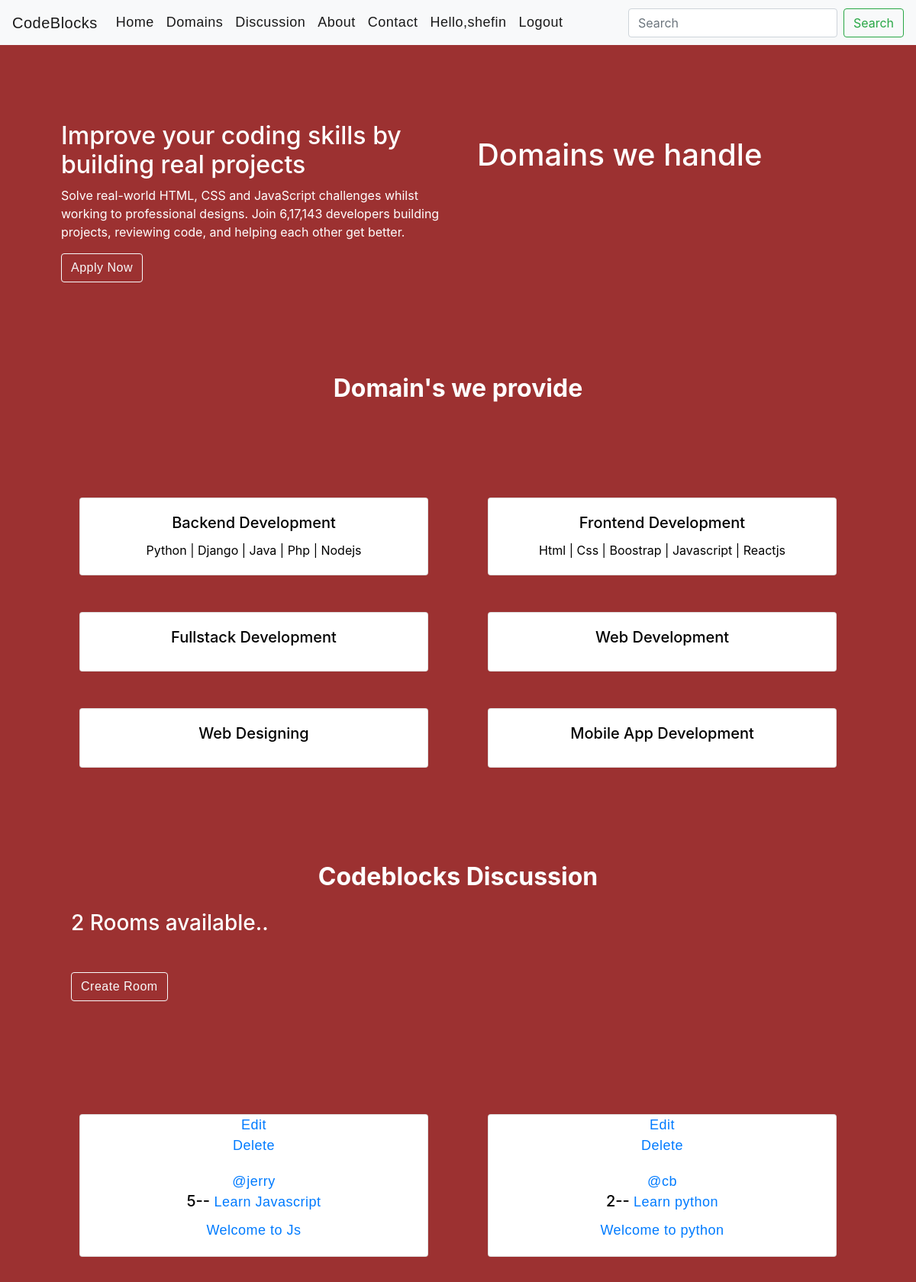
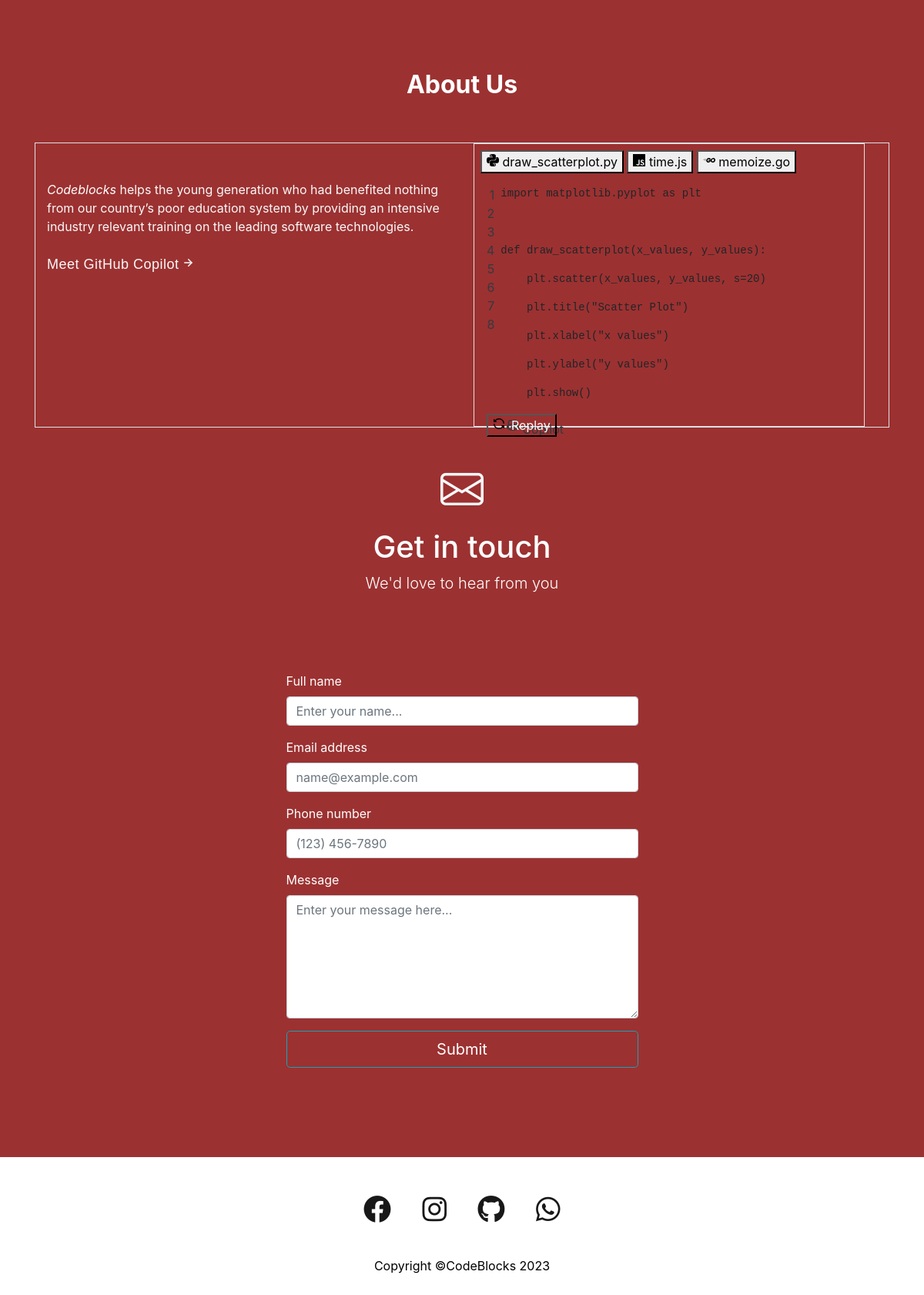
Screenshot of / (signed in) with the database file from the repository (2 pictures, top to bottom).
### cbapp/models.py (models this page shows, shortened)
class Domain(models.Model):
    d_name = models.CharField(max_length=200)
    d_desc = models.TextField(null=True,blank=True)

class Room(models.Model):
    host = models.ForeignKey(User,on_delete=models.SET_NULL,null=True)
    topic = models.ForeignKey(Topic,on_delete=models.SET_NULL,null=True)
    name = models.CharField(max_length=200)
    desc = models.TextField(null=True , blank=True)
    participants = models.ManyToManyField(User,related_name='participants', blank=True)
    updated = models.DateTimeField(auto_now=True)
    created = models.DateTimeField(auto_now_add=True)
    class Meta:
        ordering=['-updated' , '-created']

### cbapp/views.py (the view)
# urls.py: path('',views.home,name='home'),
def home(request):
    domain = Domain.objects.all()
    rooms=Room.objects.all()
    topics=Topic.objects.all()
    room_count = rooms.count()
    context={'rooms':rooms,'topics':topics,'room_count':room_count,'domain':domain}
    return render(request,"cbapp/home.html",context)

### cbapp/templates/cbapp/home.html (shortened to what this page needs)
{% extends 'base.html' %}
{% block content %}
<div class="container">
    <div class="row" id="home-link">
        <div class="col-md-6">
            <h2>Improve your coding skills by building real projects</h2>
            <div>
                <p>Solve real-world HTML, CSS and JavaScript challenges whilst working to professional designs. Join 6,17,143 developers building projects, reviewing code, and helping each other get better.</p>
                <a id="apply-btn"  class="btn btn-outline-light" href="">Apply Now</a>
            </div>
        </div>
        <div class="col-md-6">
            <div class="domain-handle">
                <h1>Domains we handle</h1>
            </div>
        </div>
    </div>
</div>
<section>
    <div class="container" id="domains">
        <h2 class="text-center" style="margin-top:100px;"><strong>Domain's we provide</strong></h2>
        <div id="domaintext-color" class="row">
            {% for d in domain %}
            <div class="col-md-6">
                <div class="card text-center m-4">
                    <div class="card-body ">
                      <h5 class="card-title">{{d.d_name}}</h5>
                      <p class="card-text">{{d.d_desc}}</p>
                    </div>
                </div>
            </div>
            {% endfor %}
        </div>
</div>
<section class="discussion-section">
            <div class="container" id="discussion">
                <h2 class="text-center" style="margin-top:100px;"><strong>Codeblocks Discussion</strong></h2>
                <h3 class="rooms-available mx-5 my-4">{{room_count}} Rooms available..</h3>
                <h3><a class="btn btn-outline-light mx-5 my-4 mr-sm-6" href="{% url 'create-room' %}">Create Room</a></h3>
                <div id="domaintext-color" class="row">
                    {% for r in rooms  %}
                    <div class="col-md-6">
                        <div class="card text-center m-4">
                            <a  href="{% url 'update-room' r.id %}">Edit</a>
                            <a href="{% url 'delete-room' r.id %}">Delete</a>
                            <div class="card-body ">
                                <a href="">@{{r.host.username}}</a>
                              <h5 class="card-title">{{r.id}}-- <a href="{% url 'room' r.id%}">{{r.name}}</h5></a>
                              <a href=""><p class="card-text">{{r.desc}}</p></a>
                            </div>
                        </div>
                    </div>
                    {% endfor %}
                </div>
        </div>
</section>
<section>
    <div class="container" id="about">
        <h2 class="text-center" style="margin-top:100px;"><strong>About Us</strong></h2><br><br>
    <div class="position-relative z-1 text-dark ">
        <card-skew class="overflow-hidden rounded-3 mb-3 mb-md-5">
      <div class="feature-card-mktg d-md-flex rounded-3  border position-relative flex-justify-between z-1 height-full flex-row" data-target="card-skew.bounding">
        <div class="d-md-flex text-light flex-column flex-1 mt-5 p-sm-6 py-lg-8 pl-lg-8 pr-lg-12 col-md-6 flex-justify-between">
                <p class="f2-mktg text-medium color-fg-dark mb-4"><em class="text-white">Codeblocks</em> helps the young generation who had benefited nothing from our country’s poor education system by providing an intensive industry relevant training on the leading software technologies.</p>
                <div>  <a class="link-mktg text-semibold color-fg-default text-light py-1 f3-mktg" href="/features/copilot" data-analytics-event="{&quot;category&quot;:&quot;Meet GitHub Copilot&quot;,&quot;action&quot;:&quot;click to Meet GitHub Copilot&quot;,&quot;label&quot;:&quot;ref_cta:Meet GitHub Copilot;&quot;}">
            Meet GitHub Copilot
                    </a></div>
        </div>
        <div class="overflow-hidden col-md-6 rounded-right-3">
        <div class="color-bg-subtle rounded-3 border text-left mb-8 ml-3 ml-sm-6 ml-md-0 mt-md-6 mr-3 mr-sm-6 box-shadow-card-mktg">
    <tab-container>
      <div class="tabnav pt-2 px-2 mb-0">
        <nav class="tabnav-tabs" aria-label="Code editor files" role="tablist">
            <button name="button" type="button" role="tab" id="draw_scatterplot-py" aria-selected="true" class="tabnav-tab" tabindex="0">
              <span>draw_scatterplot.py</span>
  </button>          <button name="button" type="button" role="tab" id="time-js" aria-selected="false" class="tabnav-tab" tabindex="0">
              <span>time.js</span>
  </button>          <button name="button" type="button" role="tab" id="memoize-go" aria-selected="false" class="tabnav-tab" tabindex="0">
              <span>memoize.go</span>
  </button>      </nav>
      </div>
        <div role="tabpanel" aria-labelledby="draw_scatterplot-py" class="code-editor-component position-relative text-mono color-bg-default rounded-bottom-3 f4 p-3 js-type-in">
          <div class="d-flex ">
    <div class="color-fg-subtle text-right user-select-none" style="">
          <div class="pr-2">1</div>
          <div class="pr-2">2</div>
          <div class="pr-2">3</div>
          <div class="pr-2">4</div>
          <div class="pr-2">5</div>
          <div class="pr-2">6</div>
          <div class="pr-2">7</div>
          <div class="pr-2">8</div>
    </div>
    <div class="flex-1 overflow-x-auto" tabindex="0">
          <pre class="f4"><span class="code-editor-line-mktg d-inline-block"><span class=pl-k>import</span> <span class=pl-s1>matplotlib</span>.<span class=pl-s1>pyplot</span> <span class=pl-k>as</span> <span class=pl-s1>plt</span></span></pre>
          <pre class="f4"></pre>
          <pre class="f4"><span class="code-editor-line-mktg d-inline-block js-type-letters"><span class=pl-k>def</span> <span class=pl-en>draw_scatterplot</span>(<span class=pl-s1>x_values</span>, <span class=pl-s1>y_values</span>):</span></pre>
          <pre class="f4"><span class="code-editor-line-mktg d-inline-block js-type-row code-editor-line-suggested-mktg color-bg-accent" data-type-row-delay="0">    <span class=pl-s1>plt</span>.<span class=pl-en>scatter</span>(<span class=pl-s1>x_values</span>, <span class=pl-s1>y_values</span>, <span class=pl-s1>s</span><span class=pl-c1>=</span><span class=pl-c1>20</span>)</span></pre>
          <pre class="f4"><span class="code-editor-line-mktg d-inline-block js-type-row code-editor-line-suggested-mktg color-bg-accent" data-type-row-delay="0">    <span class=pl-s1>plt</span>.<span class=pl-en>title</span>(<span class=pl-s>&quot;Scatter Plot&quot;</span>)</span></pre>
          <pre class="f4"><span class="code-editor-line-mktg d-inline-block js-type-row code-editor-line-suggested-mktg color-bg-accent" data-type-row-delay="0">    <span class=pl-s1>plt</span>.<span class=pl-en>xlabel</span>(<span class=pl-s>&quot;x values&quot;</span>)</span></pre>
          <pre class="f4"><span class="code-editor-line-mktg d-inline-block js-type-row code-editor-line-suggested-mktg color-bg-accent" data-type-row-delay="0">    <span class=pl-s1>plt</span>.<span class=pl-en>ylabel</span>(<span class=pl-s>&quot;y values&quot;</span>)</span></pre>
          <pre class="f4"><span class="code-editor-line-mktg d-inline-block js-type-row code-editor-line-suggested-mktg color-bg-accent" data-type-row-delay="0">    <span class=pl-s1>plt</span>.<span class=pl-en>show</span>()</span></pre>
        <div class="copilot-marker position-absolute color-fg-on-emphasis rounded color-bg-accent-emphasis text-bold d-flex flex-items-center js-type-row p-2 f5" style="">
          Copilot
        </div>
    </div>
  </div>
    <div class="position-absolute width-full z-1 text-center bottom-0 left-0 mb-n6 f5-mktg js-type-row">
        <button type="button" data-view-component="true" class="js-type-restart btn-link color-fg-default text-light no-underline">    Replay
  </button>  </div>
  </div>        </tab-container>
  </div>
  </div>
  </div>  </card-skew>
    </div>
    </div>
</section>
<section>
    <div class="container" id="contact">
        <div class="rounded-3 py-5 px-4 px-md-5 mb-5" >
            <div class="text-center mb-5">
                <div class="feature bg-gradient text-white rounded-3 mb-3"><i class="bi bi-envelope display-4 text-light" ></i></div>
                <h1 class="fw-bolder">Get in touch</h1>
                <p class="lead fw-normal text-white mb-0">We'd love to hear from you</p>
            </div>
            <div class="row justify-content-center">
                <div class="col-lg-8 col-xl-6">
                    <form id="contactForm" data-sb-form-api-token="API_TOKEN">
                        <div class="form-floating mb-3">
                            <label for="name">Full name</label>
                            <input class="form-control" id="name" type="text" placeholder="Enter your name..." data-sb-validations="required" />
                        </div>
                        <div class="form-floating mb-3">
                            <label for="email">Email address</label>
                            <input class="form-control" id="email" type="email" placeholder="name@example.com" data-sb-validations="required,email" />
                        </div>
                        <div class="form-floating mb-3">
                            <label for="phone">Phone number</label>
                            <input class="form-control" id="phone" type="tel" placeholder="(123) 456-7890" data-sb-validations="required" />
                        </div>
                        <div class="form-floating mb-3">
                            <label for="message">Message</label>
                            <textarea class="form-control" id="message" type="text" placeholder="Enter your message here..." style="height: 10rem" data-sb-validations="required"></textarea>
                        </div>
                        <div class="d-grid"><button class="btn btn-outline-info btn-lg text-white btn-block" id="submitButton" type="submit">Submit</button></div>
                    </form>
                </div>
            </div>
        </div>
    </div>
</section>
{% endblock %}

### templates/navbar.html (shortened to what this page needs)
 <nav class="navbar navbar-expand-lg navbar-light bg-light">
    <a class="navbar-brand" href="{% url 'home' %}" class="logo">CodeBlocks</a>
    <div class="collapse navbar-collapse" id="navbarSupportedContent">
      <ul class="navbar-nav mr-auto">
        <li class="nav-item active">
          <a id="nav-link" class="nav-link" href="{% url 'home' %}">Home <span class="sr-only">(current)</span></a>
        </li>
        <li class="nav-item active">
          <a id="nav-link" class="nav-link" href="#domains">Domains <span class="sr-only">(current)</span></a>
        </li>
        <li class="nav-item active">
          <a id="nav-link" class="nav-link" href="#discussion">Discussion<span class="sr-only">(current)</span></a>
        </li>
        <li class="nav-item active">
          <a id="nav-link" class="nav-link" href="#about">About</a>
        </li>
        <li class="nav-item active">
          <a id="nav-link" class="nav-link" href="#contact">Contact</a>
        </li>
        {% if user.is_authenticated %}
        <li class="nav-item active ">
          <a id="nav-link" class="nav-link" href="">Hello,{{user.username}}</a>
        </li>
        <li class="nav-item active">
          <a id="nav-link" class="nav-link" href="{% url 'logout' %}">Logout</a>
        </li>
        {% endif %}
      </ul>
      <form class="form-inline my-2 my-lg-0">
         <input class="form-control mr-sm-2" type="search" placeholder="Search" aria-label="Search">
        <button class="btn btn-outline-success my-2 my-sm-0" type="submit">Search</button>
      </form>
    </div>
  </nav>

### static/css/home.css (style rules this page uses)
#body-bg { background-color: rgb(156, 49, 49); color: white; }
html { height: 100%; }
body { min-height: 100%; display: flex; flex-direction: column; }
.row { margin:20px; margin-top: 100px; }
#domaintext-color { color: black; }
.card { transition: 1s; }
.domain-handle { margin-left: 10px; margin-top: 20px; }
a { position: relative; font-family:'Poppins',sans-serif; font-size: 18px; letter-spacing: 0.5px; }
#nav-link:after { content: ""; position: absolute; background-color: rgb(13, 13, 14); height: 3px; width: 100; left: 0; bottom: 5px; transition: 0.3s; }

### rows the page displays
Domain: d_name "Backend Development", d_desc "Python | Django | Java | Php | Nodejs"
Domain: d_name "Frontend Development", d_desc "Html | Css | Boostrap | Javascript | Reactjs"
Domain: d_name "Fullstack Development"
Domain: d_name "Web Development"
Domain: d_name "Web Designing"
Domain: d_name "Mobile App Development"
Room: host.username "jerry", id "5", name "Learn Javascript", desc "Welcome to Js"
Room: host.username "cb", id "2", name "Learn python", desc "Welcome to python"

### other values shown
{{ user.username }} "shefin"
{{ room_count }} "2"
